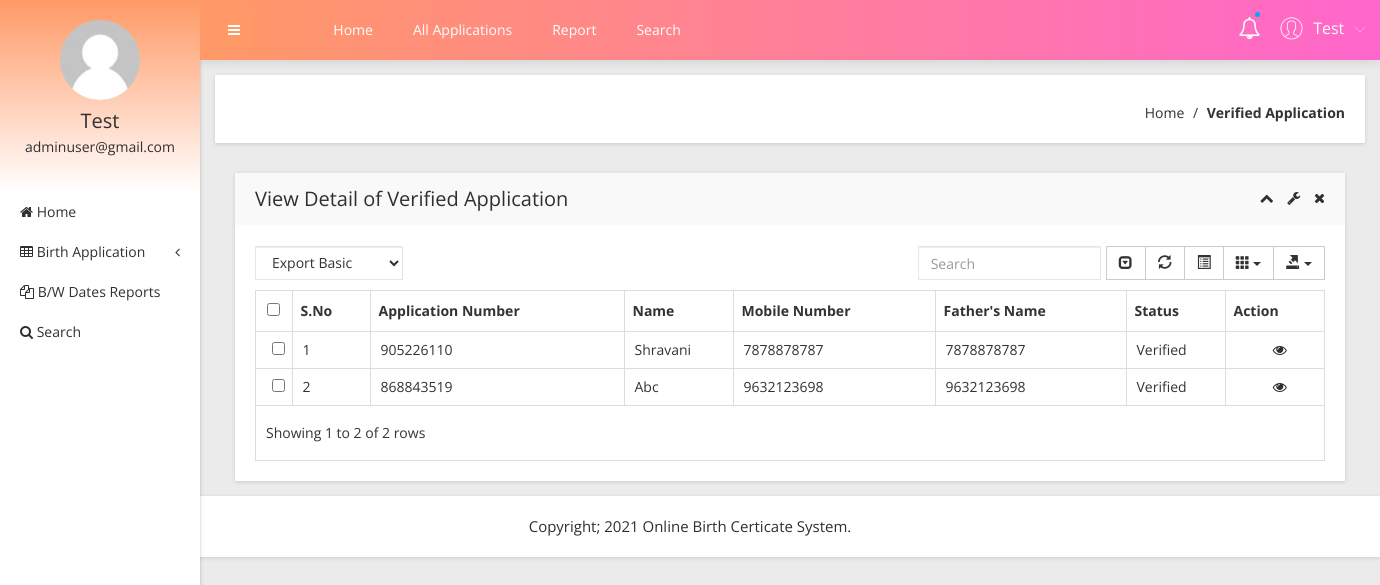
Page /obcs/admin/verified-birth-application.php (signed in) on the committed database.
### tables this page shows
CREATE TABLE `tblapplication` (
  `ID` int(10) NOT NULL,
  `UserID` int(5) NOT NULL,
  `ApplicationID` varchar(200) DEFAULT NULL,
  `DateofBirth` varchar(200) DEFAULT NULL,
  `Gender` varchar(50) DEFAULT NULL,
  `FullName` varchar(200) DEFAULT NULL,
  `PlaceofBirth` varchar(200) DEFAULT NULL,
  `NameofFather` varchar(200) DEFAULT NULL,
  `PermanentAdd` mediumtext DEFAULT NULL,
  `PostalAdd` mediumtext DEFAULT NULL,
  `MobileNumber` bigint(10) DEFAULT NULL,
  `Email` varchar(200) DEFAULT NULL,
  `Dateofapply` timestamp NULL DEFAULT current_timestamp(),
  `Remark` varchar(200) DEFAULT NULL,
  `Status` varchar(50) DEFAULT NULL,
  `UpdationDate` timestamp NULL DEFAULT NULL ON UPDATE current_timestamp()
);

### obcs/admin/verified-birth-application.php (the view, shortened to what this page needs)
<?php
include('includes/dbconnection.php');
if (strlen($_SESSION['obcsaid']==0)) {
  header('location:logout.php');
  } else{
  ?>
<!doctype html>
<html class="no-js" lang="en">
<head>
    <link rel="stylesheet" href="css/bootstrap.min.css">
    <link rel="stylesheet" href="css/font-awesome.min.css">
    <link rel="stylesheet" href="css/adminpro-custon-icon.css">
    <link rel="stylesheet" href="css/meanmenu.min.css">
    <link rel="stylesheet" href="css/jquery.mCustomScrollbar.min.css">
    <link rel="stylesheet" href="css/animate.css">
    <link rel="stylesheet" href="css/data-table/bootstrap-table.css">
    <link rel="stylesheet" href="css/data-table/bootstrap-editable.css">
    <link rel="stylesheet" href="css/normalize.css">
    <link rel="stylesheet" href="css/c3.min.css">
    <link rel="stylesheet" href="style.css">
    <link rel="stylesheet" href="css/responsive.css">
</head>
<body class="materialdesign">
    <div class="wrapper-pro">
      <?php include_once('includes/sidebar.php');?>
        <?php include_once('includes/header.php');?>
            <div class="breadcome-area mg-b-30 small-dn">
                <div class="container-fluid">
                    <div class="row">
                        <div class="col-lg-12">
                            <div class="breadcome-list shadow-reset">
                                <div class="row">
                                    <div class="col-lg-12">
                                        <ul class="breadcome-menu">
                                            <li><a href="dashboard.php">Home</a> <span class="bread-slash">/</span>
                                            </li>
                                            <li><span class="bread-blod">Verified Application</span>
                                            </li>
                                        </ul>
                                    </div>
                                </div>
                            </div>
                        </div>
                    </div>
                </div>
            </div>
            <div class="data-table-area mg-b-15 container">
                <div class="container-fluid">
                    <div class="row">
                        <div class="col-lg-12">
                            <div class="sparkline13-list shadow-reset">
                                <div class="sparkline13-hd">
                                    <div class="main-sparkline13-hd  ">
                                        <h1>View <span class="table-project-n">Detail of</span> Verified Application</h1>
                                        <div class="sparkline13-outline-icon">
                                            <span class="sparkline13-collapse-link"><i class="fa fa-chevron-up"></i></span>
                                            <span><i class="fa fa-wrench"></i></span>
                                            <span class="sparkline13-collapse-close"><i class="fa fa-times"></i></span>
                                        </div>
                                    </div>
                                </div>
                                <div class="sparkline13-graph">
                                    <div class="datatable-dashv1-list custom-datatable-overright">
                                        <div id="toolbar">
                                            <select class="form-control">
                                                <option value="">Export Basic</option>
                                            </select>
                                        </div>
                                        <table id="table" data-toggle="table" data-pagination="true" data-search="true" data-show-columns="true" data-show-pagination-switch="true" data-show-refresh="true" data-key-events="true" data-show-toggle="true" data-resizable="true" data-cookie="true" data-cookie-id-table="saveId" data-show-export="true" data-click-to-select="true" data-toolbar="#toolbar">
                                            <thead>
                                                <tr>
                                                    <th>S.No</th>
                                                    <th>Application Number</th>
                                                    <th>Name</th>
                                                    <th >Mobile Number</th>
                                                    <th>Father's Name</th>
                                                    <th>Status</th>
                                                    <th data-field="action">Action</th>
                                                </tr>
                                            </thead>
                                            <tbody>
                                              <?php
$sql="SELECT * from tblapplication where Status='Verified'";
$query = $dbh -> prepare($sql);
$query->execute();
$results=$query->fetchAll(PDO::FETCH_OBJ);
$cnt=1;
if($query->rowCount() > 0)
{
foreach($results as $row)
{               ?>
                                                <tr>
                                                    <td><?php echo htmlentities($cnt);?></td>
                                                    <td><?php  echo htmlentities($row->ApplicationID);?></td>
                                                    <td><?php  echo htmlentities($row->FullName);?></td>
                                                   <td><?php  echo htmlentities($row->MobileNumber);?></td>
                                                    <td><?php  echo htmlentities($row->MobileNumber);?></td>
                                                  <?php if($row->Status==""){ ?>
                     <td><?php echo "Still Pending"; ?></td>
<?php } else { ?>                  <td><?php  echo htmlentities($row->Status);?>
                  </td>
                  <?php } ?>
                                                    <td class="datatable-ct"><a href="view-application-detail.php?viewid=<?php echo htmlentities ($row->ID);?>"><i class="fa fa-eye" aria-hidden="true"></i></a>
                                                    </td>
                                                </tr>
                                             <?php $cnt=$cnt+1;}} ?>
                                            </tbody>
                                        </table>
                                    </div>
                                </div>
                            </div>
                        </div>
                    </div>
                </div>
            </div>
        </div>
    </div>
  <?php include_once('includes/footer.php');?>
</body>
</html><?php }  ?>

### obcs/admin/includes/sidebar.php (shortened to what this page needs)
     <?php
include('includes/dbconnection.php');
if (strlen($_SESSION['obcsaid']==0)) {
  header('location:logout.php');
  } else{
  ?>
  <div class="left-sidebar-pro">
            <nav id="sidebar">
                <div class="sidebar-header">
                    <a href="#"><img src="img/message/avatar.jpg" alt="" />
                    </a>
                    <?php
$aid=$_SESSION['obcsaid'];
$sql="SELECT AdminName,Email from  tbladmin where ID=:aid";
$query = $dbh -> prepare($sql);
$query->bindParam(':aid',$aid,PDO::PARAM_STR);
$query->execute();
$results=$query->fetchAll(PDO::FETCH_OBJ);
$cnt=1;
if($query->rowCount() > 0)
{
foreach($results as $row)
{               ?>
                    <h3> <?php  echo $row->AdminName;?></h3>
                    <p> <?php  echo $row->Email;?></p>
                  <?php $cnt=$cnt+1;}} ?>
                </div>
                <div class="left-custom-menu-adp-wrap">
                    <ul class="nav navbar-nav left-sidebar-menu-pro">
                        <li class="nav-item">
                            <a href="dashboard.php" role="button" aria-expanded="false"><i class="fa big-icon fa-home"></i> <span class="mini-dn">Home</span> </a>
                        </li>
                        <li class="nav-item"><a href="#" data-toggle="dropdown" role="button" aria-expanded="false" class="nav-link dropdown-toggle"><i class="fa big-icon fa-table"></i> <span class="mini-dn">Birth Application</span> <span class="indicator-right-menu mini-dn"><i class="fa indicator-mn fa-angle-left"></i></span></a>
                        </li>
                        <li class="nav-item">
                            <a href="between-dates-report.php" role="button" aria-expanded="false"><i class="fa big-icon fa-files-o"></i> <span class="mini-dn">B/W Dates Reports</span> </a>
                        </li>
                        <li class="nav-item">
                            <a href="search.php" role="button" aria-expanded="false"><i class="fa fa-search"></i> <span class="mini-dn">Search</span> </a>
                        </li>
                    </ul>
                </div>
            </nav>
        </div>
        <?php }  ?>

### obcs/admin/includes/header.php (shortened to what this page needs)
      <?php
include('includes/dbconnection.php');
if (strlen($_SESSION['obcsaid']==0)) {
  header('location:logout.php');
  } else{
  ?>
 <div class="content-inner-all">
            <div class="header-top-area">
                <div class="fixed-header-top">
                    <div class="container-fluid">
                        <div class="row">
                            <div class="col-lg-1 col-md-6 col-sm-6 col-xs-12">
                                <button type="button" id="sidebarCollapse" class="btn bar-button-pro header-drl-controller-btn btn-info navbar-btn">
                                    <i class="fa fa-bars"></i>
                                </button>
                            </div>
                            <div class="col-lg-6 col-md-1 col-sm-1 col-xs-12">
                                <div class="header-top-menu tabl-d-n">
                                    <ul class="nav navbar-nav mai-top-nav">
                                        <li class="nav-item"><a href="dashboard.php" class="nav-link">Home</a>
                                        </li>
                                        <li class="nav-item"><a href="all-birth-application.php" class="nav-link">All Applications</a>
                                        </li>
                                        <li class="nav-item"><a href="between-dates-report.php" class="nav-link">Report</a>
                                        </li>
                                        <li class="nav-item"><a href="search.php" class="nav-link">Search</a>
                                        </li>
                                    </ul>
                                </div>
                            </div>
                            <div class="col-lg-5 col-md-5 col-sm-6 col-xs-12">
                                <div class="header-right-info">
                                    <ul class="nav navbar-nav mai-top-nav header-right-menu">
                                        <li class="nav-item"><a href="new-birth-application.php" data-toggle="dropdown" role="button" aria-expanded="false" class="nav-link dropdown-toggle"><i class="fa fa-bell-o" aria-hidden="true"></i><span class="indicator-nt"></span></a>
                                        </li>
                                        <li class="nav-item">
                                            <a href="#" data-toggle="dropdown" role="button" aria-expanded="false" class="nav-link dropdown-toggle">
                                                <?php
$aid=$_SESSION['obcsaid'];
$sql="SELECT AdminName,Email from  tbladmin where ID=:aid";
$query = $dbh -> prepare($sql);
$query->bindParam(':aid',$aid,PDO::PARAM_STR);
$query->execute();
$results=$query->fetchAll(PDO::FETCH_OBJ);
$cnt=1;
if($query->rowCount() > 0)
{
foreach($results as $row)
{               ?>
                                                <span class="adminpro-icon adminpro-user-rounded header-riht-inf"></span>
                                                <span class="admin-name"><?php  echo $row->AdminName;?></span>
                                                <span class="author-project-icon adminpro-icon adminpro-down-arrow"></span><?php $cnt=$cnt+1;}} ?>
                                            </a>
                                        </li>
                                    </ul>
                                </div>
                            </div>
                        </div>
                    </div>
                </div>
            </div><?php }  ?>

### rows in the picture
tblapplication: ApplicationID "905226110", FullName "Shravani", MobileNumber "7878878787", Status "Verified"
tblapplication: ApplicationID "868843519", FullName "Abc", MobileNumber "9632123698", Status "Verified"

### other values in the picture
$row->AdminName "Test"
$row->Email "adminuser@gmail.com"
